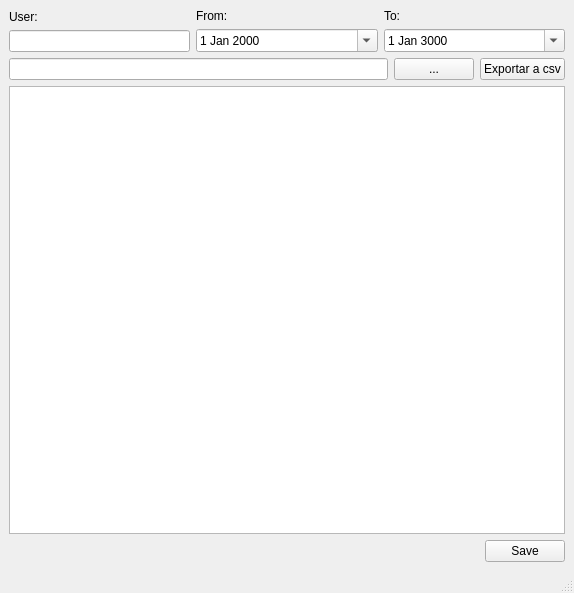
<?xml version="1.0" encoding="UTF-8"?>
<ui version="4.0">
 <class>user_manager</class>
 <widget class="QMainWindow" name="user_manager">
  <property name="geometry">
   <rect>
    <x>0</x>
    <y>0</y>
    <width>574</width>
    <height>593</height>
   </rect>
  </property>
  <property name="windowTitle">
   <string>User Management</string>
  </property>
  <widget class="QWidget" name="centralwidget">
   <layout class="QGridLayout" name="gridLayout_4">
    <item row="3" column="1">
     <widget class="QPushButton" name="btn_accept">
      <property name="text">
       <string>Save</string>
      </property>
     </widget>
    </item>
    <item row="3" column="0">
     <spacer name="horizontalSpacer">
      <property name="orientation">
       <enum>Qt::Horizontal</enum>
      </property>
      <property name="sizeHint" stdset="0">
       <size>
        <width>40</width>
        <height>20</height>
       </size>
      </property>
     </spacer>
    </item>
    <item row="2" column="0" colspan="2">
     <widget class="QTableView" name="tbl_user">
      <property name="sortingEnabled">
       <bool>true</bool>
      </property>
     </widget>
    </item>
    <item row="1" column="0" colspan="2">
     <layout class="QHBoxLayout" name="horizontalLayout_24">
      <item>
       <widget class="QLineEdit" name="txt_path"/>
      </item>
      <item>
       <widget class="QPushButton" name="btn_path">
        <property name="text">
         <string>...</string>
        </property>
       </widget>
      </item>
      <item>
       <widget class="QPushButton" name="btn_export_user">
        <property name="text">
         <string>Exportar a csv</string>
        </property>
       </widget>
      </item>
     </layout>
    </item>
    <item row="0" column="0" colspan="2">
     <layout class="QHBoxLayout" name="horizontalLayout_22">
      <item>
       <layout class="QVBoxLayout" name="verticalLayout">
        <item>
         <widget class="QLabel" name="lbl_user_filter">
          <property name="text">
           <string>User:</string>
          </property>
         </widget>
        </item>
        <item>
         <widget class="QLineEdit" name="txt_user_filter">
          <property name="sizePolicy">
           <sizepolicy hsizetype="Preferred" vsizetype="Fixed">
            <horstretch>0</horstretch>
            <verstretch>0</verstretch>
           </sizepolicy>
          </property>
         </widget>
        </item>
       </layout>
      </item>
      <item>
       <layout class="QVBoxLayout" name="verticalLayout_9">
        <item>
         <widget class="QLabel" name="label_data_event_from">
          <property name="text">
           <string>From:</string>
          </property>
         </widget>
        </item>
        <item>
         <widget class="QDateEdit" name="date_event_from">
          <property name="calendarPopup">
           <bool>true</bool>
          </property>
         </widget>
        </item>
       </layout>
      </item>
      <item>
       <layout class="QVBoxLayout" name="verticalLayout_10">
        <item>
         <widget class="QLabel" name="label_data_event_to">
          <property name="text">
           <string>To:</string>
          </property>
         </widget>
        </item>
        <item>
         <widget class="QDateEdit" name="date_event_to">
          <property name="date">
           <date>
            <year>3000</year>
            <month>1</month>
            <day>1</day>
           </date>
          </property>
          <property name="calendarPopup">
           <bool>true</bool>
          </property>
         </widget>
        </item>
       </layout>
      </item>
     </layout>
    </item>
   </layout>
  </widget>
  <widget class="QStatusBar" name="statusbar"/>
 </widget>
 <resources/>
 <connections/>
</ui>
